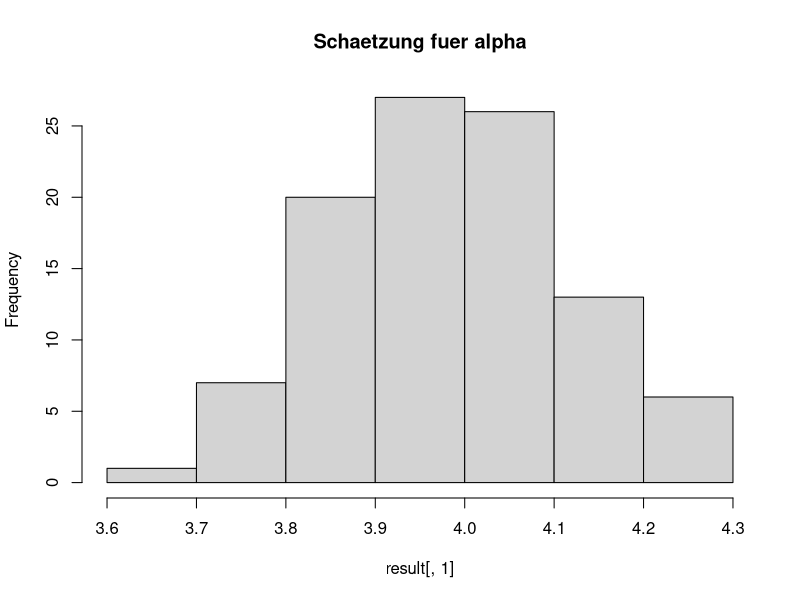
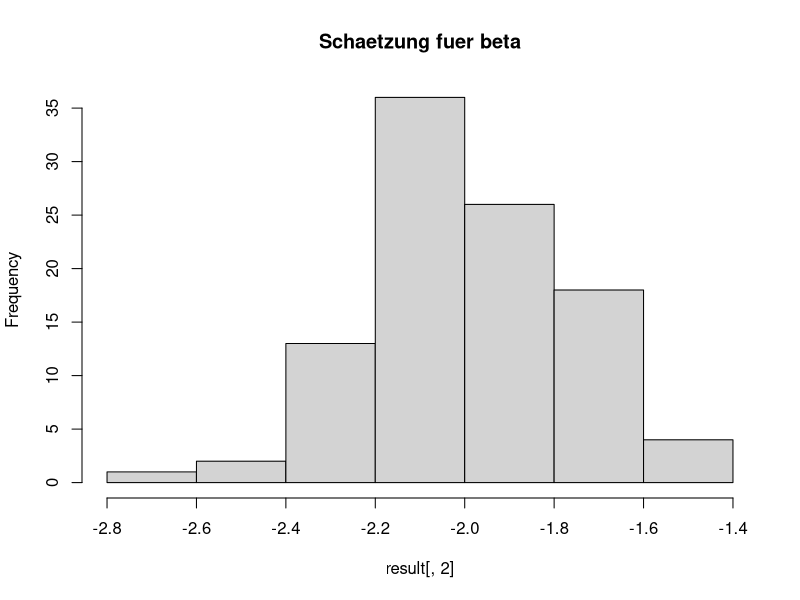

Source code (R) for these figures, in order:
## ---- chunk 1
knitr::opts_chunk$set(echo = TRUE)
path <- "/Users/schmis12/wrk/studio/ZHAW_CAS_Data_Analysis/Module_B1/"
## ---- chunk 2
set.seed(134)
nsim <- 100 # Anzahl Simulationen
result <- matrix(NA, nrow = nsim, ncol = 2)
x <- seq(0, 1, 0.025)
for(i in 1:nsim){
  y <- 4 - 2 * x + rnorm(length(x), 0, 0.5)
  fit <- lm(y ~ x)
  result[i, ] <- coef(fit)
}
#par(mfrow=c(1,2))
hist(result[, 1], main = "Schaetzung fuer alpha")
hist(result[, 2], main = "Schaetzung fuer beta")
